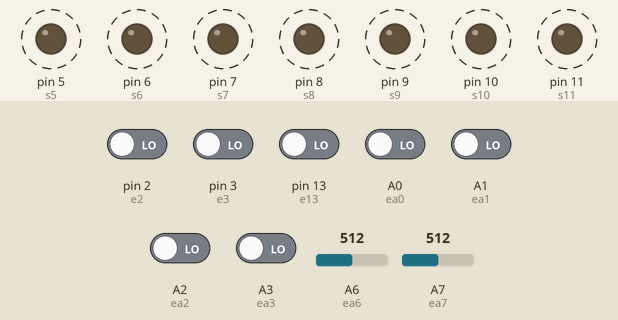
The sketch below on a simulated Arduino Nano, built with avr-gcc and run on an emulated ATmega328P. Parts: output pins drawn as LEDs (lit = HIGH). Dashed ring = blinking. Inputs (shaded band) come from the test bench; at power-on: A0 (ea0), A1 (ea1), A2 (ea2), A3 (ea3), pin 2 (e2), pin 3 (e3), pin 13 (e13) LOW, A6 (ea6) = 512, A7 (ea7) = 512. What the sketch prints to the serial monitor is not drawn.

Above: at 3.4 s.
3.5 s: pin 2 (e2) driven LOW and pin 13 (e13) driven HIGH
6.5 s: A6 (ea6) set to 269
9.5 s: A6 (ea6) set to 242
Timing chart, 0 to 21.0 s (numbered marks = the images above; inputs shaded):
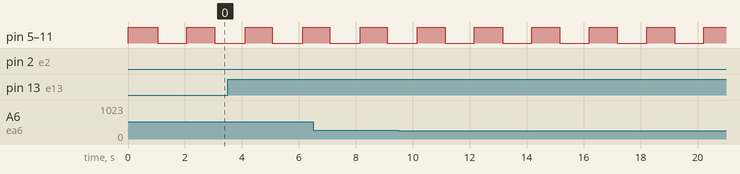

The sketch:

teste_clp_entradas_e_saidas.ino
```cpp
// declaração das entradas
const int e13 =  13;
const int ea0 =  A0;
const int ea1 =  A1;
const int ea2 =  A2;
const int ea3 =  A3;
const int ea6 =  A6;
const int ea7 =  A7;
const int e2 =  2;
const int e3 =  3;

//declaração das saidas
const int s11 = 11;
const int s10 = 10;
const int s9 = 9;
const int s8 = 8;
const int s7 = 7;
const int s6 = 6;
const int s5 = 5;

long tempo = 0;
void setup() {
  Serial.begin(9600);

//inicializando entradas
pinMode(e13, INPUT);
pinMode(ea0, INPUT);
pinMode(ea1, INPUT);
pinMode(ea2, INPUT);
pinMode(ea3, INPUT);
pinMode(ea6, INPUT);
pinMode(ea7, INPUT);
pinMode(e2, INPUT);
pinMode(e3, INPUT);

//inicializando as saidas
pinMode(s11, OUTPUT);
pinMode(s10, OUTPUT);
pinMode(s9, OUTPUT);
pinMode(s8, OUTPUT);
pinMode(s7, OUTPUT);
pinMode(s6, OUTPUT);
pinMode(s5, OUTPUT);

}

void loop() {
  if(digitalRead(e13)){
    Serial.println("Entrada 13 ligada");
  }
  if(digitalRead(ea0)){
    Serial.println("Entrada A0 ligada");
  }
  if(digitalRead(ea1)){
    Serial.println("Entrada A1 ligada");
  }
  if(digitalRead(ea2)){
    Serial.println("Entrada A2 ligada");
  }
  if(digitalRead(ea3)){
    Serial.println("Entrada A3 ligada");
  }
  if(analogRead(ea6) > 250){
    Serial.println("Entrada A6 ligada");
  }
  if(analogRead(ea7) > 250){
    Serial.println("Entrada A7 ligada");
  }
  if(digitalRead(e2)){
    Serial.println("Entrada 2 ligada");
  }
  if(digitalRead(e3)){
    Serial.println("Entrada 3 ligada");
  }

  if(millis() - tempo < 1000){
    digitalWrite(s11, HIGH);
    digitalWrite(s10, HIGH);
    digitalWrite(s9, HIGH);
    digitalWrite(s8, HIGH);
    digitalWrite(s7, HIGH);
    digitalWrite(s6, HIGH);
    digitalWrite(s5, HIGH);
  }
  if(millis() - tempo > 1000){
    digitalWrite(s11, LOW);
    digitalWrite(s10, LOW);
    digitalWrite(s9, LOW);
    digitalWrite(s8, LOW);
    digitalWrite(s7, LOW);
    digitalWrite(s6, LOW);
    digitalWrite(s5, LOW);
  }
  if(millis() - tempo > 2000){
    tempo = millis();
  }

}
```

Measured:
- by itself, pin 5 (s5), pin 6 (s6), pin 7 (s7), pin 8 (s8), pin 9 (s9), pin 10 (s10), pin 11 (s11): alternates HIGH for 0.99 s and LOW for 1.0 s
